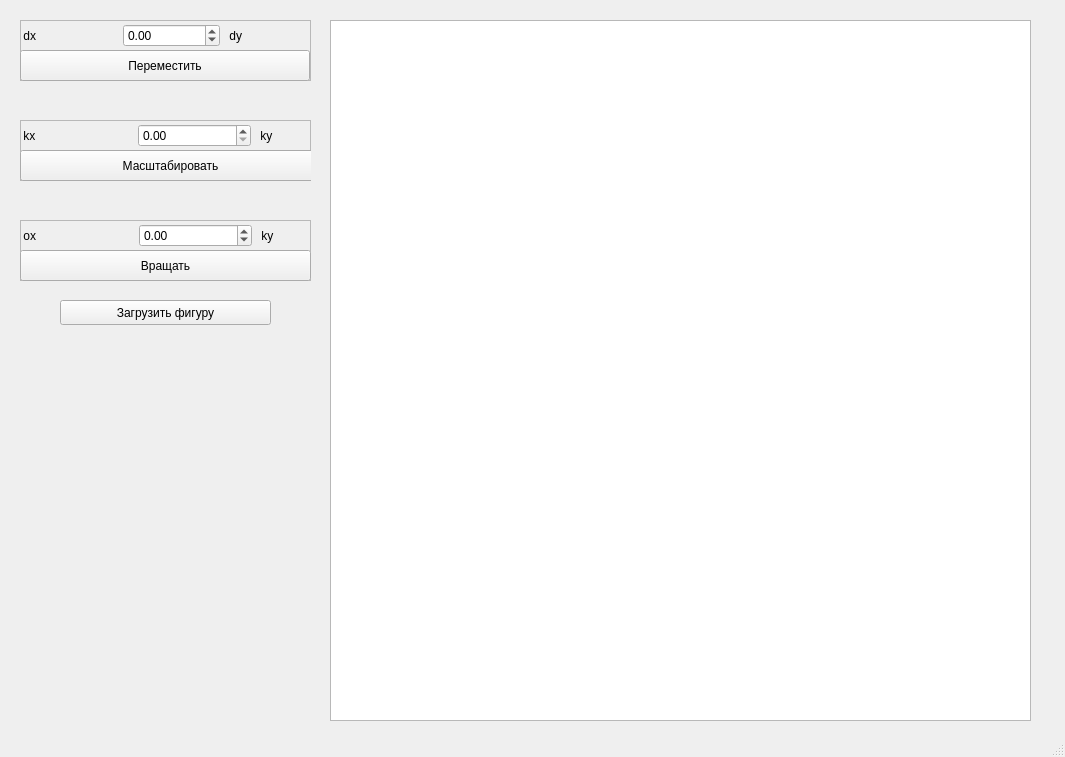
<?xml version="1.0" encoding="UTF-8"?>
<ui version="4.0">
 <class>MainWindow</class>
 <widget class="QMainWindow" name="MainWindow">
  <property name="geometry">
   <rect>
    <x>0</x>
    <y>0</y>
    <width>1065</width>
    <height>757</height>
   </rect>
  </property>
  <property name="windowTitle">
   <string>MainWindow</string>
  </property>
  <widget class="QWidget" name="centralwidget">
   <widget class="QGraphicsView" name="graphicsView">
    <property name="geometry">
     <rect>
      <x>330</x>
      <y>20</y>
      <width>701</width>
      <height>701</height>
     </rect>
    </property>
   </widget>
   <widget class="QPushButton" name="load_button">
    <property name="geometry">
     <rect>
      <x>60</x>
      <y>300</y>
      <width>211</width>
      <height>25</height>
     </rect>
    </property>
    <property name="text">
     <string>Загрузить фигуру</string>
    </property>
   </widget>
   <widget class="QFrame" name="frame">
    <property name="geometry">
     <rect>
      <x>20</x>
      <y>20</y>
      <width>291</width>
      <height>61</height>
     </rect>
    </property>
    <property name="frameShape">
     <enum>QFrame::StyledPanel</enum>
    </property>
    <property name="frameShadow">
     <enum>QFrame::Raised</enum>
    </property>
    <widget class="QPushButton" name="move_button">
     <property name="geometry">
      <rect>
       <x>0</x>
       <y>30</y>
       <width>290</width>
       <height>31</height>
      </rect>
     </property>
     <property name="text">
      <string>Переместить</string>
     </property>
    </widget>
    <widget class="QWidget" name="gridLayoutWidget">
     <property name="geometry">
      <rect>
       <x>0</x>
       <y>0</y>
       <width>709</width>
       <height>32</height>
      </rect>
     </property>
     <layout class="QGridLayout" name="gridLayout">
      <item row="0" column="5">
       <widget class="QLabel" name="label_3">
        <property name="text">
         <string> dz</string>
        </property>
       </widget>
      </item>
      <item row="0" column="6">
       <widget class="QDoubleSpinBox" name="dz_box">
        <property name="minimum">
         <double>-99999999999999991611392.000000000000000</double>
        </property>
        <property name="maximum">
         <double>10000000000000000.000000000000000</double>
        </property>
       </widget>
      </item>
      <item row="0" column="4">
       <widget class="QDoubleSpinBox" name="dy_box">
        <property name="minimum">
         <double>-10000000000000000000000.000000000000000</double>
        </property>
        <property name="maximum">
         <double>10000000000000000000000.000000000000000</double>
        </property>
       </widget>
      </item>
      <item row="0" column="1">
       <widget class="QDoubleSpinBox" name="dx_box">
        <property name="minimum">
         <double>-10000000000000000.000000000000000</double>
        </property>
        <property name="maximum">
         <double>10000000000000000.000000000000000</double>
        </property>
       </widget>
      </item>
      <item row="0" column="0">
       <widget class="QLabel" name="label">
        <property name="text">
         <string> dx</string>
        </property>
       </widget>
      </item>
      <item row="0" column="2" colspan="2">
       <widget class="QLabel" name="label_2">
        <property name="text">
         <string> dy</string>
        </property>
       </widget>
      </item>
     </layout>
    </widget>
   </widget>
   <widget class="QFrame" name="frame_2">
    <property name="geometry">
     <rect>
      <x>20</x>
      <y>120</y>
      <width>291</width>
      <height>61</height>
     </rect>
    </property>
    <property name="frameShape">
     <enum>QFrame::StyledPanel</enum>
    </property>
    <property name="frameShadow">
     <enum>QFrame::Raised</enum>
    </property>
    <widget class="QPushButton" name="scale_button">
     <property name="geometry">
      <rect>
       <x>0</x>
       <y>30</y>
       <width>301</width>
       <height>31</height>
      </rect>
     </property>
     <property name="text">
      <string>Масштабировать</string>
     </property>
    </widget>
    <widget class="QWidget" name="gridLayoutWidget_2">
     <property name="geometry">
      <rect>
       <x>0</x>
       <y>0</y>
       <width>704</width>
       <height>32</height>
      </rect>
     </property>
     <layout class="QGridLayout" name="gridLayout_2">
      <item row="0" column="4">
       <widget class="QLabel" name="label_6">
        <property name="text">
         <string> kz</string>
        </property>
       </widget>
      </item>
      <item row="0" column="3">
       <widget class="QDoubleSpinBox" name="ky_box">
        <property name="minimum">
         <double>0.000000000000000</double>
        </property>
        <property name="maximum">
         <double>10000000000000000000000.000000000000000</double>
        </property>
       </widget>
      </item>
      <item row="0" column="0">
       <widget class="QLabel" name="label_4">
        <property name="text">
         <string> kx</string>
        </property>
       </widget>
      </item>
      <item row="0" column="1">
       <widget class="QDoubleSpinBox" name="kx_box">
        <property name="minimum">
         <double>0.000000000000000</double>
        </property>
        <property name="maximum">
         <double>10000000000000000.000000000000000</double>
        </property>
       </widget>
      </item>
      <item row="0" column="2">
       <widget class="QLabel" name="label_5">
        <property name="text">
         <string> ky</string>
        </property>
       </widget>
      </item>
      <item row="0" column="5">
       <widget class="QDoubleSpinBox" name="kz_box">
        <property name="minimum">
         <double>0.000000000000000</double>
        </property>
        <property name="maximum">
         <double>10000000000000000.000000000000000</double>
        </property>
       </widget>
      </item>
     </layout>
    </widget>
   </widget>
   <widget class="QFrame" name="frame_3">
    <property name="geometry">
     <rect>
      <x>20</x>
      <y>220</y>
      <width>291</width>
      <height>61</height>
     </rect>
    </property>
    <property name="frameShape">
     <enum>QFrame::StyledPanel</enum>
    </property>
    <property name="frameShadow">
     <enum>QFrame::Raised</enum>
    </property>
    <widget class="QPushButton" name="turn_button">
     <property name="geometry">
      <rect>
       <x>0</x>
       <y>30</y>
       <width>291</width>
       <height>31</height>
      </rect>
     </property>
     <property name="text">
      <string>Вращать</string>
     </property>
    </widget>
    <widget class="QWidget" name="gridLayoutWidget_4">
     <property name="geometry">
      <rect>
       <x>0</x>
       <y>0</y>
       <width>707</width>
       <height>32</height>
      </rect>
     </property>
     <layout class="QGridLayout" name="gridLayout_4">
      <item row="0" column="4">
       <widget class="QLabel" name="label_10">
        <property name="text">
         <string> kz</string>
        </property>
       </widget>
      </item>
      <item row="0" column="3">
       <widget class="QDoubleSpinBox" name="oy_box">
        <property name="minimum">
         <double>-10000000000000000000000.000000000000000</double>
        </property>
        <property name="maximum">
         <double>10000000000000000000000.000000000000000</double>
        </property>
       </widget>
      </item>
      <item row="0" column="0">
       <widget class="QLabel" name="label_11">
        <property name="text">
         <string> ox</string>
        </property>
       </widget>
      </item>
      <item row="0" column="1">
       <widget class="QDoubleSpinBox" name="ox_box">
        <property name="minimum">
         <double>-10000000000000000.000000000000000</double>
        </property>
        <property name="maximum">
         <double>10000000000000000.000000000000000</double>
        </property>
       </widget>
      </item>
      <item row="0" column="2">
       <widget class="QLabel" name="label_12">
        <property name="text">
         <string> ky</string>
        </property>
       </widget>
      </item>
      <item row="0" column="5">
       <widget class="QDoubleSpinBox" name="oz_box">
        <property name="minimum">
         <double>-99999999999999991611392.000000000000000</double>
        </property>
        <property name="maximum">
         <double>10000000000000000.000000000000000</double>
        </property>
       </widget>
      </item>
     </layout>
    </widget>
   </widget>
  </widget>
  <widget class="QStatusBar" name="statusbar"/>
 </widget>
 <resources/>
 <connections/>
</ui>
